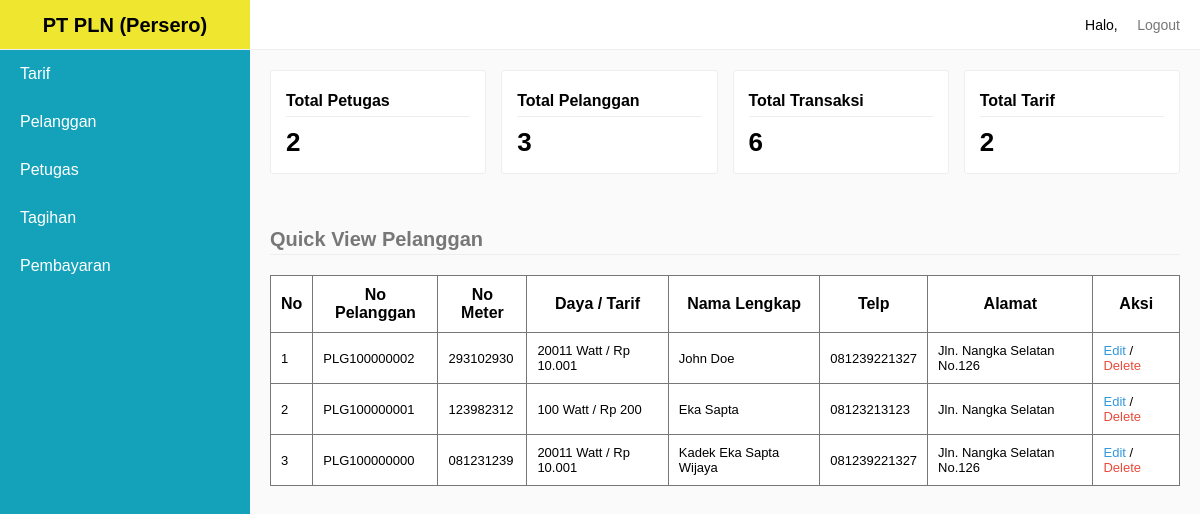
Page /sources/admin/home.php on the earlier database version.
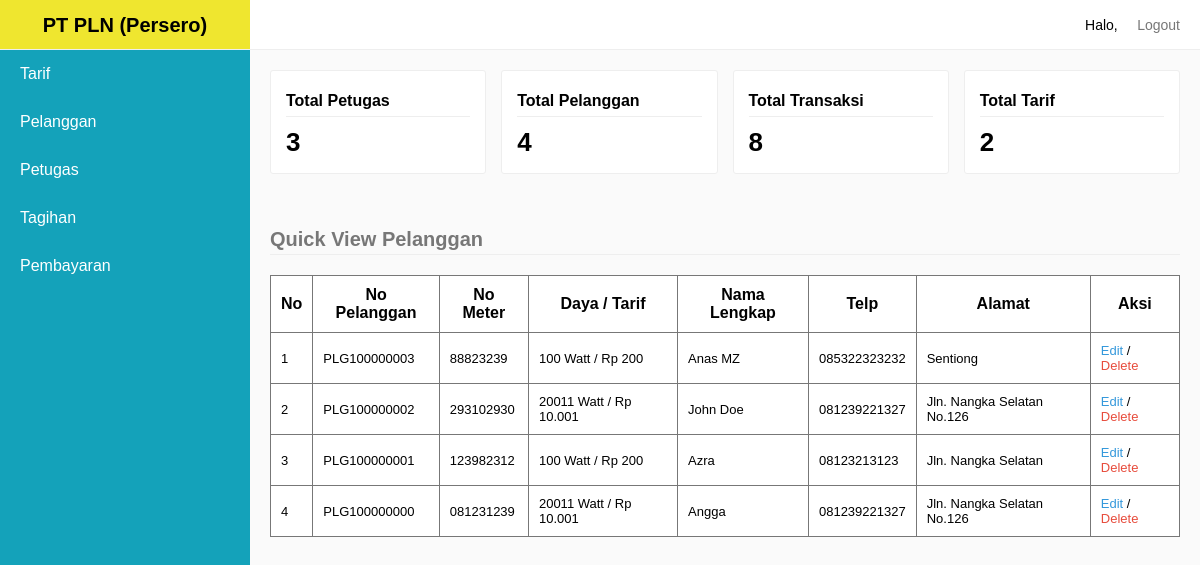
Same page on the later database version.
### tables this page shows
CREATE TABLE `tb_pelanggan` (
  `KodePelanggan` int(11) NOT NULL,
  `NoPelanggan` varchar(100) NOT NULL,
  `NoMeter` varchar(100) NOT NULL,
  `KodeTarif` int(11) NOT NULL,
  `NamaLengkap` varchar(100) NOT NULL,
  `Telp` varchar(16) NOT NULL,
  `Alamat` varchar(255) NOT NULL
);

CREATE TABLE `tb_tarif` (
  `KodeTarif` int(11) NOT NULL,
  `Daya` varchar(50) NOT NULL,
  `TarifPerKwh` double(10,0) NOT NULL,
  `Beban` double(10,0) NOT NULL
);

### sources/admin/home.php (the view, shortened to what this page needs)
<?php
	require_once "sources/maintemplate/header.php";
?>
<div class="information-card">
	<div class="card">
		<div class="card-body">
			<span>Total Petugas</span>
			<h1 class="count">
			<?php
				$selectQuery = mysqli_query($connect, "SELECT * FROM tb_login WHERE Level <> 'Pelanggan'");
				if(mysqli_num_rows($selectQuery) > 0) {
					echo mysqli_num_rows($selectQuery);
				} else {
					echo "0";
				}
			?>
			</h1>
		</div>
	</div>
	<div class="card">
		<div class="card-body">
			<span>Total Pelanggan</span>
			<h1 class="count">
			<?php
				$selectQuery = mysqli_query($connect, "SELECT * FROM tb_pelanggan");
				if(mysqli_num_rows($selectQuery) > 0) {
					echo mysqli_num_rows($selectQuery);
				} else {
					echo "0";
				}
			?>
			</h1>
		</div>
	</div>
	<div class="card">
		<div class="card-body">
			<span>Total Transaksi</span>
			<h1 class="count">
			<?php
				$selectQuery = mysqli_query($connect, "SELECT * FROM tb_tagihan");
				if(mysqli_num_rows($selectQuery) > 0) {
					echo mysqli_num_rows($selectQuery);
				} else {
					echo "0";
				}
			?>
			</h1>
		</div>
	</div>
	<div class="card">
		<div class="card-body">
			<span>Total Tarif</span>
			<h1 class="count">
			<?php
				$selectQuery = mysqli_query($connect, "SELECT * FROM tb_tarif");
				if(mysqli_num_rows($selectQuery) > 0) {
					echo mysqli_num_rows($selectQuery);
				} else {
					echo "0";
				}
			?>
			</h1>
		</div>
	</div>
</div>
<?php
	$selectPlg = mysqli_query($connect, "SELECT * FROM tb_pelanggan INNER JOIN tb_tarif USING(KodeTarif) ORDER BY KodePelanggan DESC");
	if(mysqli_num_rows($selectPlg) > 0) {
?>
<legend>Quick View Pelanggan</legend>
<table style="border-collapse: collapse;margin-top:20px;" border="1">
	<tr>
		<th>No</th>
		<th>No Pelanggan</th>
		<th>No Meter</th>
		<th>Daya / Tarif</th>
		<th>Nama Lengkap</th>
		<th>Telp</th>
		<th>Alamat</th>
		<th>Aksi</th>
	</tr>
	<?php
		$No = 1;
		while($row = mysqli_fetch_assoc($selectPlg)) {
			$msg = "Apakah anda yakin ingin menghapus pelanggan dengan Nomor Pelanggan ".$row['NoPelanggan'];
	?>
	<tr>
		<td><?php echo $No; ?></td>
		<td><?php echo $row['NoPelanggan']; ?></td>
		<td><?php echo $row['NoMeter']; ?></td>
		<td><?php echo $row['Daya']." Watt / Rp ".number_format($row['TarifPerKwh'], 0, '', '.'); ?></td>
		<td><?php echo $row['NamaLengkap']; ?></td>
		<td><?php echo $row['Telp']; ?></td>
		<td><?php echo $row['Alamat']; ?></td>
		<td><a href="index.php?pages=editpelanggan&NoPelanggan=<?php echo $row['NoPelanggan']; ?>">Edit</a> / <a href="index.php?process=deletepelanggan&NoPelanggan=<?php echo $row['NoPelanggan']; ?>" onclick="return deleteAlert('<?php echo $msg; ?>')">Delete</a></td>
	</tr>
	<?php
			$No++;
		}
	?>
</table>
<?php
	} else {
		echo "Data pelanggan Tidak ada";
	}
	require_once "sources/maintemplate/footer.php";

Differences in the rows shown:
added tb_pelanggan: NoPelanggan "PLG100000003", NoMeter "88823239", KodeTarif.Daya "100", KodeTarif.TarifPerKwh "200", NamaLengkap "Anas MZ", Telp "085322323232", Alamat "Sentiong"
changed tb_pelanggan "PLG100000001": NamaLengkap "Eka Sapta" → "Azra"
changed tb_pelanggan "PLG100000000": NamaLengkap "Kadek Eka Sapta Wijaya" → "Angga"
Other differences:
mysqli_num_rows($selectQuery): "2" → "3"
mysqli_num_rows($selectQuery): "3" → "4"
mysqli_num_rows($selectQuery): "6" → "8"
